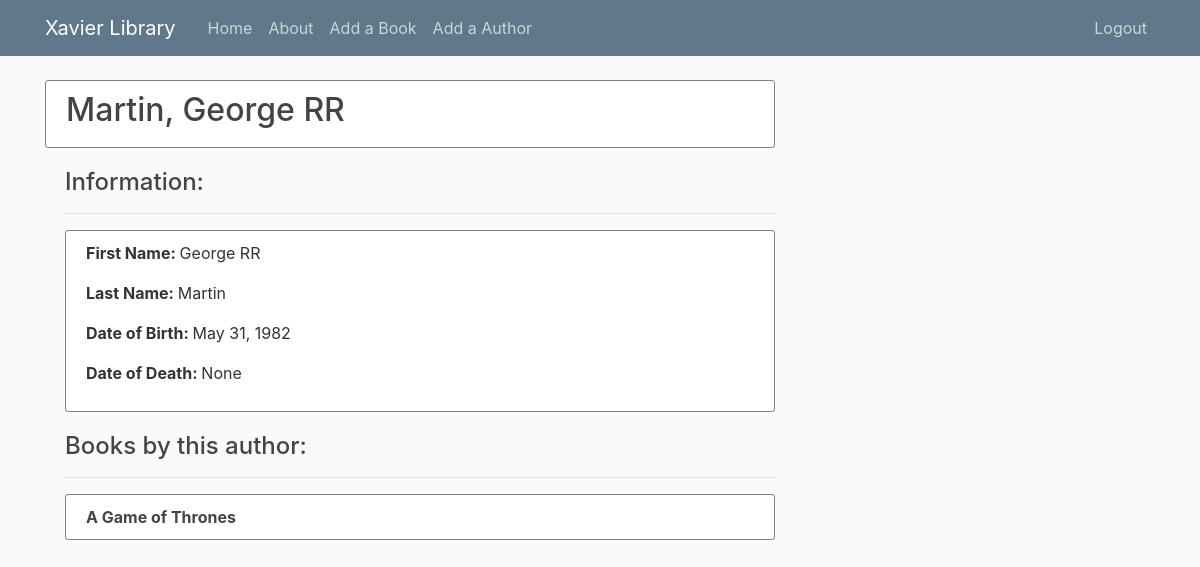
The page /author/7/ (signed in) on the database its author committed.
### library/models.py (models this page shows, shortened)
class Author(models.Model):
    first_name = models.CharField(max_length=100)
    last_name = models.CharField(max_length=100)
    date_of_birth = models.DateField(null=True, blank=True)
    date_of_death = models.DateField('died', null=True, blank=True)
    class Meta:
        ordering = ['last_name', 'first_name']

class Book(models.Model):
    title = models.CharField(max_length=200)
    author = models.ForeignKey('Author', on_delete=models.SET_NULL, null=True)
    summary = models.TextField(max_length=1000, help_text="Enter a brief description of the book")
    isbn = models.CharField('ISBN', max_length=13,
                            help_text='13 Character <a href="https://www.isbn-international.org/content/what-isbn'
                                      '">ISBN number</a>')
    genre = models.ManyToManyField(Genre, help_text="Select a genre for this book")
    language = models.ForeignKey('Language', on_delete=models.SET_NULL, null=True)
    call = models.CharField('Call Number', max_length=3, help_text="Enter a 3 digit call number", null=True)
    year = models.CharField('Year of Publication', max_length=4, help_text="Enter the year of publication", null=False)
    def display_genre(self):
        """Creates a string for the Genre. This is required to display genre in Admin."""
        return ', '.join([genre.name for genre in self.genre.all()[:3]])
    display_genre.short_description = 'Genre'

### library/views.py (the view)
# urls.py: path('author/<int:pk>/', AuthorDetailView.as_view(), name='author-detail'),
class AuthorDetailView(DetailView):
	model = Author

### library/templates/library/author_detail.html
{% extends "library/base.html" %}
{% block content%}
<article class="media content-section" style="display: block">
    <h2 class="mr-2">{{ object.last_name }}, {{object.first_name}}</h2>
</article>
<div style="margin-left:20px;margin-top:20px">
<h4>Information:</h4>
<hr>
<article class="media content-section" style="display: block">
    <p class="article-content"><strong>First Name: </strong>{{ object.first_name }}</p>
    <p class="article-content"><strong>Last Name: </strong>{{ object.last_name }}</p>
    <p class="article-content"><strong>Date of Birth: </strong>{{ object.date_of_birth }}</p>
    <p class="article-content"><strong>Date of Death: </strong>{{ object.date_of_death }}</p>
</article>
<h4>Books by this author:</h4>
<hr>
<article class="media content-section" style="display: block">
    {% for book in author.book_set.all %}
    <a class="article-title" href="{% url 'book-detail' book.id %}">{{ book.title }}</a><br>
    {% endfor %}
</article>
</div>
{% endblock content %}

### library/static/library/main.css (style rules this page uses)
body { background: #fafafa; color: #333333; margin-top: 5rem; }
h1, h2, h3, h4, h5, h6 { color: #444444; }
.content-section { background: #ffffff; padding: 10px 20px; border: 1px solid gray; border-radius: 3px; margin-bottom: 20px; }
.article-title { color: #444444; font-weight: bold; }
.article-content { white-space: pre-line; }

### rows shown on the page
Author: last_name "Martin", first_name "George RR", date_of_birth "May 31, 1982", date_of_death "None"
Book: title "A Game of Thrones"
